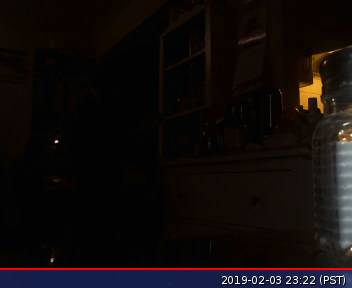
#> input picture rpi/0.jpg, 352 x 288 px
$ python image_brightest.py rpi/0.jpg
#> lines starting #> are read from the running program, lines starting #| are printed output that depends on the picture; after the words box and inside, x2 and y2 are one past the last pixel; in counts of white or black regions, pixels touching at a corner belong together
import cv2
import os, sys

class Window():
    def __init__(self, name='fire detection'):
#> further down, img is the input picture: shape (288, 352, 3); mean B, G, R 11, 11.2, 16.6
#> the answer given: 3
        self.name = name
        self.win = cv2.namedWindow(self.name)

    def find_brightest(self, img, radius):
        #convert to greyscale
#> called with radius = 3
        grey = cv2.cvtColor(img, cv2.COLOR_BGR2GRAY)
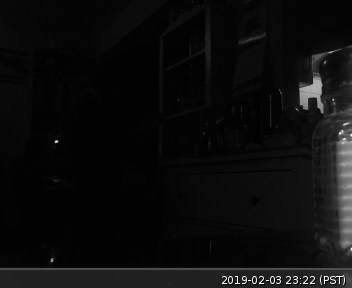
#> grey: shape (288, 352); min 0, max 253, mean 12.7

        grey = cv2.GaussianBlur(grey, (radius, radius), 0)
        #use Gaussian blur to average out everything and supress random bright spots(eg. lights)
        (min_val, max_val, min_loc, max_loc) = cv2.minMaxLoc(grey)
#> min_val = 0; max_val = 191; min_loc = (187, 65); max_loc = (340, 133)
        #circle the spot

        return max_loc

    def show_fire(self, img, radius=5):
        bspot = self.find_brightest(img, radius)
#> bspot = (340, 133)
        print(bspot)
#| (340, 133)
        #show brightest spot, bspot is pair of coords
        cv2.circle(img, bspot, radius, (237, 223, 68), 2)
#> img: shape (288, 352, 3); 0.06% of pixels changed, all inside (x1, y1, x2, y2) = (336, 129, 345, 138)

        #update window with image whose fire is circled
        cv2.imshow(self.name, img)

if __name__ == "__main__":
    win = Window()

    print('enter path of image as command line arg')
    im_path = sys.argv[1]
    img = cv2.imread(im_path)

    radius = int(input('radius of detection circle in pixels: '))

    key_hit = None
    win.show_fire(img, radius)
    while key_hit != ord('q'):
        key_hit = cv2.waitKey(1)
#> (key q is pressed here)

    cv2.destroyAllWindows()
